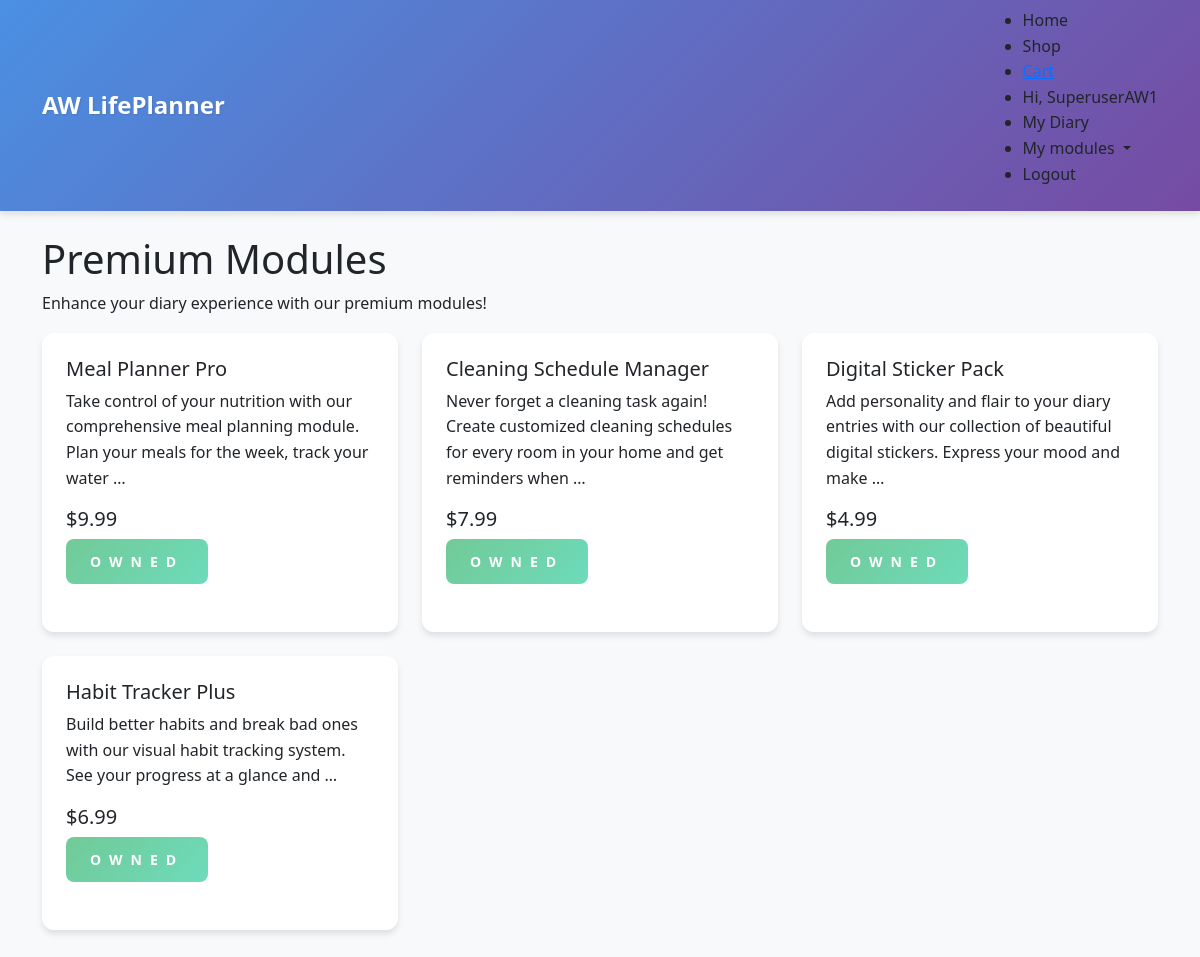
/shop/ (signed in), run on the app's committed database.
### shop/models.py (models this page shows, shortened)
class Module(models.Model):
    MODULE_TYPES = [
        ('meal_planner', 'Meal Planner'),
        ('cleaning_schedule', 'Cleaning Schedule'),
        ('stickers', 'Digital Stickers'),
        ('habit_tracker', 'Habit Tracker'),
    ]
    category = models.ForeignKey('Category', null=True, blank=True, on_delete=models.SET_NULL)
    name = models.CharField(max_length=254)
    module_type = models.CharField(max_length=50, choices=MODULE_TYPES)
    description = models.TextField()
    price = models.DecimalField(max_digits=6, decimal_places=2)
    image = models.ImageField(null=True, blank=True)  # ändrat från images

### shop/views.py (the view)
# urls.py: path('', views.all_modules, name='modules'),
def all_modules(request):
    modules = Module.objects.all()
    purchased_modules = []
    if request.user.is_authenticated:
        purchased_modules = UserModule.objects.filter(
            user=request.user
        ).values_list('module_id', flat=True)
    context = {
        'modules': modules,
        'purchased_modules': purchased_modules,
    }
    return render(request, 'shop/modules.html', context)

### shop/templates/shop/modules.html (shortened to what this page needs)
{% extends 'base.html' %}
{% block content %}
    <h1>Premium Modules</h1>
    <p>Enhance your diary experience with our premium modules!</p>
    <div class="row">
        {% if modules %}
            {% for module in modules %}
                <div class="col-md-4 mb-4">
                    <div class="card h-100">
                        <div class="card-body">
                            <h5 class="card-title">{{ module.name }}</h5>
                            <p class="card-text">{{ module.description|truncatewords:20 }}</p>
                            <p class="h5">${{ module.price }}</p>
                            {% if user.is_authenticated %}
                                {% if module.id in purchased_modules %}
                                <button class="btn btn-success" disabled>Owned</button>
                                {% else %}
                                    <a href="{% url 'shop:module_detail' module.id %}" class="btn btn-primary">View Details</a>
                                {% endif %}
                            {% else %}
                                <a href="{% url 'account_login' %}" class="btn btn-primary">Login to Purchase</a>
                            {% endif %}
                        </div>
                    </div>
                </div>
            {% endfor %}
        {% else %}
            <div class="col-12">
                <p>No modules available yet.</p>
            </div>
        {% endif %}
    </div>
{% endblock %}

### templates/base.html (shortened to what this page needs)
{% load static %}
<!DOCTYPE html>
<html lang="en">
<head>
    <link href="https://cdn.jsdelivr.net/npm/bootstrap@5.3.0/dist/css/bootstrap.min.css" rel="stylesheet">
    <link rel="stylesheet" href="{% static 'css/main.css' %}">
</head>
<body>
    <nav class="navbar navbar-expand-lg navbar-light bg-ligth">
        <div class="container">
            <a href="/" class="navbar-brand">AW LifePlanner</a>
            <div class="collaps navbar-collapes" id="navbarNav" >
                <ul class="nabar-nav ms-auto">
                    <li class="nav-item">
                        <a href="/" class="nav-link">Home</a>
                    </li>
                    <li class="nav-item">
                        <a href="{% url 'shop:modules' %}" class="nav-link">Shop</a>
                    </li>
                    {% if user.is_authenticated %}
                        <li class="nav-item">
                            <a href="{% url 'shop:view_cart' %}">
                            </a>
                        </li>
                        <li class="nav-item">
                            <a href="#" class="nav-link">Hi, {{ user.username }}</a>
                        </li>
                        <li class="nav-item">
                            <a class="nav-link" href="{% url 'diary:diary_home' %}">My Diary</a>
                        </li>
                        {% if user.is_authenticated %}
                            {% if user.usermodule_set.exists %}
                                <li class="nav-item dropdown">
                                    <a href="#" id="modulesDropdown" role="button" class="nav-link dropdown-toggle" data-bs-toggle="dropdown">
                                        My modules
                                    </a>
                                </li>
                            {% endif %}
                        {% endif %}
                        <li class="nav-item">
                            <a href="{% url 'account_logout' %}" class="nav-link">Logout</a>
                        </li>
                    {% endif %}
                </ul>
            </div>
        </div>
    </nav>
    <main class="container my-4">
        {%  block content %}
        {% endblock %}
    </main>
</body>
</html>

### static/css/main.css (style rules this page uses)
:root { --primary-color: #4a90e2; --secondary-color: #f39c12; --success-color: #27ae60; --danger-color: #e74c3c; --warning-color: #f1c40f; --info-color: #3498db; --light-color: #ecf0f1; --dark-color: #2c3e50; --gradient-primary: linear-gradient(135deg, var(--primary-color) 0%, #764ba2 100%); --gradient-success: linear-gradient(135deg, var(--success-color) 0%, #20c997 100%); --gradient-danger: linear-gradient(135deg, var(--danger-color) 0%, #fd7e14 100%); --shadow-soft: 0 4px 6px rgba(0, 0, 0, 0.1); --shadow-hover: 0 8px 15px rgba(0, 0, 0, 0.15); --border-radius: 0.75rem; --transition: all 0.3s ease; }
body { font-family: segoe UI, Tahoma, Geneva, Verdana, sans-seif; background-color: #f8f9fa; line-height: 1.6; }
.navbar { box-shadow: var(--shadow-soft); background: var(--gradient-primary) !important; }
.navbar-brand { font-weight: bold; color: white !important; font-size: 1.5rem; text-shadow: 1px 1px 2px rgba(0, 0, 0, 0.1); }
.card { border: none; box-shadow: var(--shadow-soft); transition: var(--transition); margin-bottom: 1.5rem; border-radius: var(--border-radius); overflow: hidden; }
.card-body { padding: 1.5rem; }
.btn { border-radius: 0.5rem; font-weight: 600; padding: 0.75rem 1.5rem; transition: var(--transition); text-transform: uppercase; letter-spacing: 0.5rem; font-size: 0.875rem; }
.btn-success { background: var(--gradient-success); border: none; }

### data on the page
Module: name "Meal Planner Pro", description "Take control of your nutrition with our comprehensive meal planning module. Plan your meals for the week, track your water …", price "9.99", shows "OWNED"
Module: name "Cleaning Schedule Manager", description "Never forget a cleaning task again! Create customized cleaning schedules for every room in your home and get reminders when …", price "7.99", shows "OWNED"
Module: name "Digital Sticker Pack", description "Add personality and flair to your diary entries with our collection of beautiful digital stickers. Express your mood and make …", price "4.99", shows "OWNED"
Module: name "Habit Tracker Plus", description "Build better habits and break bad ones with our visual habit tracking system. See your progress at a glance and …", price "6.99", shows "OWNED"

### other printed values
{{ user.username }} "SuperuserAW1"
